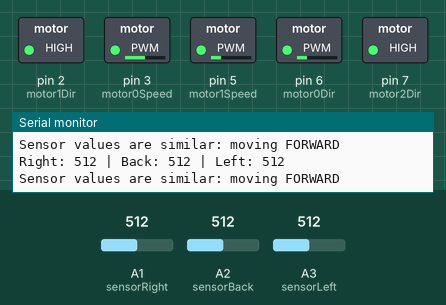
A sketch run on a simulated Arduino Uno, built with avr-gcc and run on an emulated ATmega328P. On the bench: switched loads named in the sketch (green lamp = pin HIGH), the last lines printed to the serial monitor. The inputs (shaded band) are chosen by the test bench; at power-on: A1 (sensorRight) = 512, A2 (sensorBack) = 512, A3 (sensorLeft) = 512.

Above: at 1.2 s.
1.3 s: A1 (sensorRight) set to 694
2.8 s: A1 (sensorRight) set to 729
At 4.0 s:
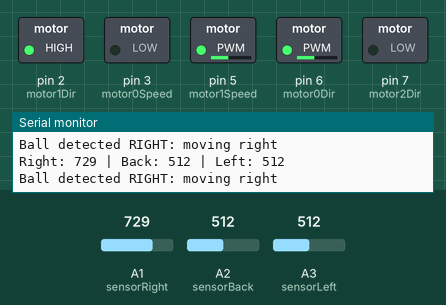
4.3 s: A2 (sensorBack) set to 718
5.8 s: A2 (sensorBack) set to 737
At 6.3 s:
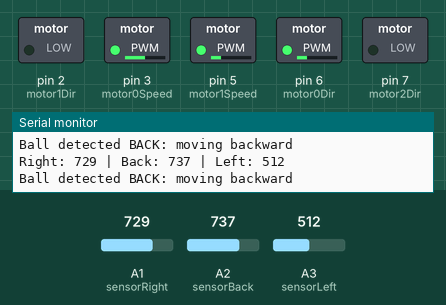
7.3 s: A3 (sensorLeft) set to 528
8.8 s: A3 (sensorLeft) set to 546
At 9.8 s:
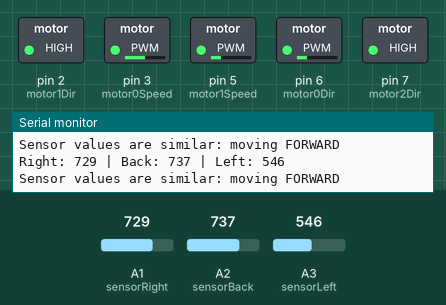
Timing chart, 0 to 11.3 s (numbered marks = the images above; inputs shaded):
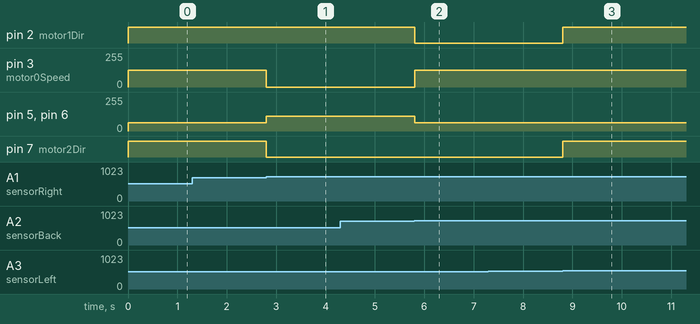

Measured:
- the behaviour switches between 711 and 712 on A1 (sensorRight) (found by bisection; images 0 and 1)
- the behaviour switches between 729 and 730 on A2 (sensorBack) (found by bisection; images 1 and 2)
- the behaviour switches between 537 and 538 on A3 (sensorLeft) (found by bisection; images 2 and 3)
- after the input at 2.8 s, pin 3 (motor0Speed): 127/255 → 0/255 at once; pin 5 (motor1Speed), pin 6 (motor0Dir): 63/255 → 109/255 at once; pin 7 (motor2Dir): HIGH → LOW at once
- after the input at 5.8 s, pin 2 (motor1Dir): HIGH → LOW at once; pin 3 (motor0Speed): 0/255 → 127/255 at once; pin 5 (motor1Speed), pin 6 (motor0Dir): 109/255 → 63/255 at once
- after the input at 8.8 s, pin 2 (motor1Dir), pin 7 (motor2Dir): LOW → HIGH at once

The sketch:

mainArduinoBot.ino
```cpp
// === Motor Pins ===
const int motor0Dir = 6; // Direction pin for front motor
const int motor0Speed = 3; // Speed pin (PWM) for front motor
const int motor1Dir = 2; // Direction pin for right motor
const int motor1Speed = 5; // Speed pin (PWM) for right motor
const int motor2Dir = 7; // Direction pin for left motor
const int motor2Speed = 6; // Speed pin (PWM) for left motor

// === Sensor Pins ===
const int sensorRight = A1;   // Right IR sensor
const int sensorBack = A2;    // Back IR sensor
const int sensorLeft = A3;    // Left IR sensor

// === Constants ===
const int MIN_BALL_THRESHOLD = 100; // minimum sensor value to be considered seeing the ball
const int SIMILARITY_THRESHOLD = 200; // how close sensor values must be to be considered "similar"
const float L = 4.0; // Distance from center to wheel (in inches)

// === Globals ===
bool signalLost = false; // Tracks whether the IR signal is lost

void setup() {
  Serial.begin(115200);

  pinMode(motor0Dir, OUTPUT);
  pinMode(motor0Speed, OUTPUT);
  pinMode(motor1Dir, OUTPUT);
  pinMode(motor1Speed, OUTPUT);
  pinMode(motor2Dir, OUTPUT);
  pinMode(motor2Speed, OUTPUT);

  pinMode(sensorRight, INPUT);
  pinMode(sensorBack, INPUT);
  pinMode(sensorLeft, INPUT);
}

// Simple motor control function
void drive_motor(int motor, int speed, int direction) {
  int dirPin, speedPin;

  if (motor == 0) { dirPin = motor0Dir; speedPin = motor0Speed; }
  else if (motor == 1) { dirPin = motor1Dir; speedPin = motor1Speed; }
  else if (motor == 2) { dirPin = motor2Dir; speedPin = motor2Speed; }

  digitalWrite(dirPin, direction);
  analogWrite(speedPin, speed);
}

void stop_all_motors() {
  drive_motor(0, 0, LOW);
  drive_motor(1, 0, LOW);
  drive_motor(2, 0, LOW);
}

// Vector-based movement function
void move_vector(float x, float y, float rotation) {
  // Calculating motor speeds using the provided equations
  const float sqrt3o2 = sqrt(3) / 2.0;

  float M0 = -y + rotation; // Motor 0 (Front)
  float M1 = 0.5 * y + sqrt3o2 * x + rotation; // Motor 1 (Right)
  float M2 = 0.5 * y - sqrt3o2 * x + rotation; // Motor 2 (Left)

  // Setting directions
  int dir0 = M0 < 0 ? LOW : HIGH;
  int dir1 = M1 < 0 ? LOW : HIGH;
  int dir2 = M2 < 0 ? LOW : HIGH;

  // Setting speeds
  M0 = map(abs(M0), 0, 100, 0, 255);
  M1 = map(abs(M1), 0, 100, 0, 255);
  M2 = map(abs(M2), 0, 100, 0, 255);

  drive_motor(0, M0, dir0);
  drive_motor(1, M1, dir1);
  drive_motor(2, M2, dir2);
}

void loop() {
  int rightVal = analogRead(sensorRight);
  int backVal = analogRead(sensorBack);
  int leftVal = analogRead(sensorLeft);

  Serial.print("Right: ");
  Serial.print(rightVal);
  Serial.print(" | Back: ");
  Serial.print(backVal);
  Serial.print(" | Left: ");
  Serial.println(leftVal);

  int maxVal = max(rightVal, max(backVal, leftVal));

  // If no strong ball detected
  if (maxVal < MIN_BALL_THRESHOLD) {
    Serial.println("No strong IR detected: executing STRAFING maneuver");
    signalLost = true;

    // Strafe diagonally forward and slightly opposite direction
    move_vector(-30, 50, 0); // Adjust X, Y, and rotation values as necessary
    delay(1000); // Execute the maneuver for 1 second
    return;
  }

  signalLost = false;

  // Check if sensor values are close together
  int maxDiff = max(abs(rightVal - backVal), max(abs(rightVal - leftVal), abs(backVal - leftVal)));

  if (maxDiff < SIMILARITY_THRESHOLD) {
    Serial.println("Sensor values are similar: moving FORWARD");
    move_vector(0, 50, 0); // Move forward
    delay(50);
    return;
  }

  // Otherwise, move towards the strongest direction
  if (maxVal == rightVal) {
    Serial.println("Ball detected RIGHT: moving right");
    move_vector(50, 0, 0);
  }
  else if (maxVal == backVal) {
    Serial.println("Ball detected BACK: moving backward");
    move_vector(0, -50, 0);
  }
  else if (maxVal == leftVal) {
    Serial.println("Ball detected LEFT: moving left");
    move_vector(-50, 0, 0);
  }

  delay(50);
}
```
